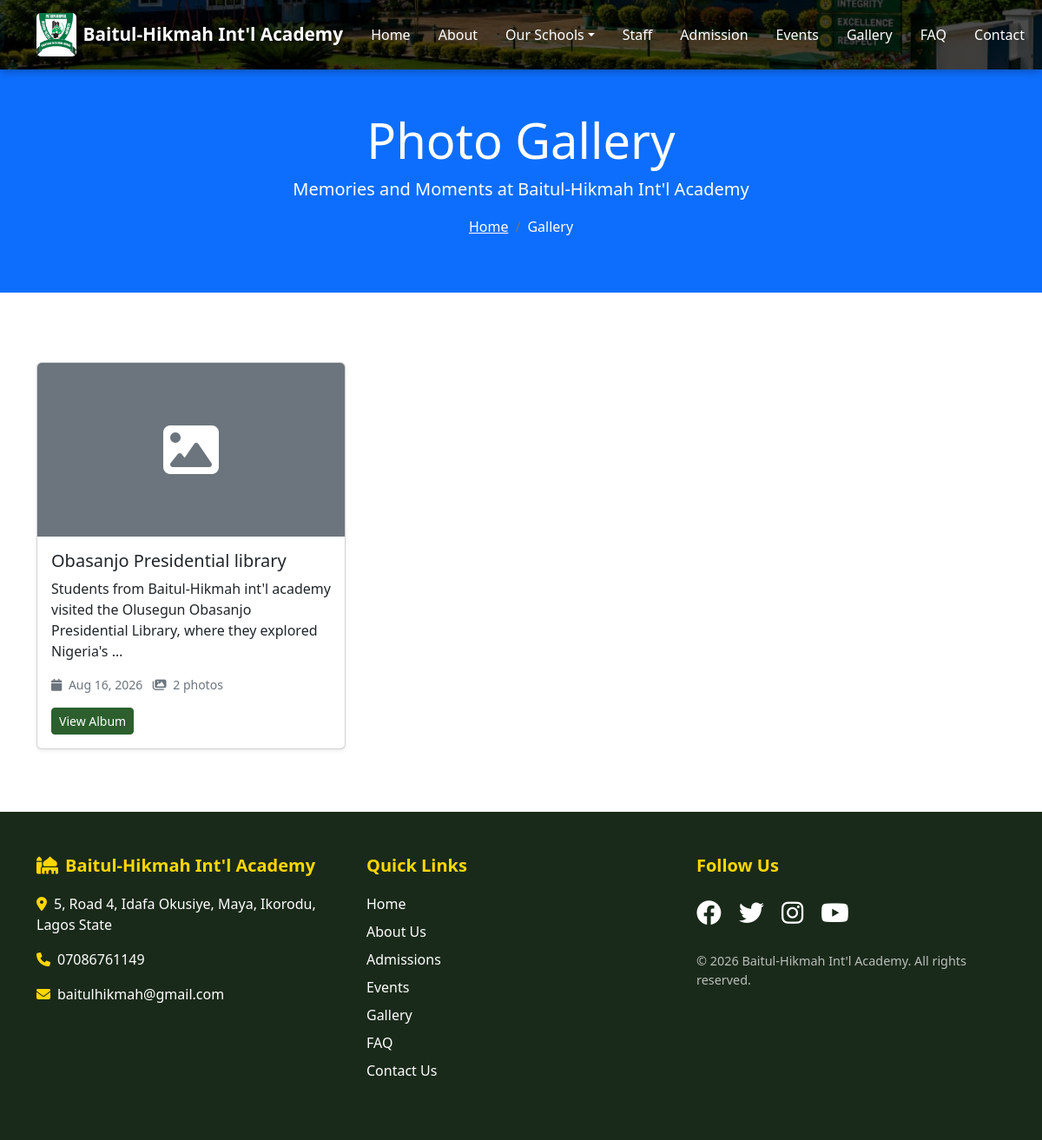
Page /gallery/ on the committed database.
### core/models.py (models this page shows, shortened)
class Gallery(models.Model):
    title = models.CharField(max_length=200)
    slug = models.SlugField(unique=True, blank=True)
    description = models.TextField(blank=True)
    cover_image = models.ImageField(upload_to='gallery_covers/', blank=True, null=True)
    event_date = models.DateField(blank=True, null=True, help_text="Date of the event")
    is_featured = models.BooleanField(default=False)
    created_date = models.DateTimeField(auto_now_add=True)
    class Meta:
        ordering = ['-created_date']
        verbose_name_plural = "Galleries"

### core/views.py (the view)
# urls.py: path('gallery/', views.gallery_list, name='gallery_list'),  # ← ADD THIS
def gallery_list(request):
    galleries = Gallery.objects.all().order_by('-created_date')
    featured_galleries = Gallery.objects.filter(is_featured=True)[:3]
    context = {
        'galleries': galleries,
        'featured_galleries': featured_galleries,
        'total_galleries': galleries.count(),
        'total_images': GalleryImage.objects.count(),
    }
    return render(request, 'core/gallery_list.html', context)

### core/context_processors.py (called while the page is built)
def school_info(request):
    return {
        'school_name': 'Baitul-Hikmah Int\'l Academy',
        'school_address': '5, Road 4, Idafa Okusiye, Maya, Ikorodu, Lagos State',
        'school_phone': '07086761149',
        'school_email': 'baitulhikmah@gmail.com',
        'all_school_levels': SchoolLevel.objects.all().order_by('order'),
        'recent_news': News.objects.all()[:3],
    }

### templates/core/gallery_list.html (shortened to what this page needs)
{% extends 'base.html' %}
{% load static %}
{% block content %}
<section class="page-header bg-primary text-white py-5">
    <div class="container">
        <div class="row">
            <div class="col-12 text-center">
                <h1 class="display-4">Photo Gallery</h1>
                <p class="lead">Memories and Moments at {{ school_name }}</p>
                <nav aria-label="breadcrumb">
                    <ol class="breadcrumb justify-content-center">
                        <li class="breadcrumb-item"><a href="{% url 'core:home' %}" class="text-white">Home</a></li>
                        <li class="breadcrumb-item active text-white" aria-current="page">Gallery</li>
                    </ol>
                </nav>
            </div>
        </div>
    </div>
</section>
<section class="py-5">
    <div class="container">
        <div class="row">
            {% for gallery in galleries %}
            <div class="col-md-4 col-sm-6 mb-4">
                <div class="card h-100 shadow-sm">
                    {% if gallery.cover_image %}
                    <img src="{{ gallery.cover_image.url }}" class="card-img-top" alt="{{ gallery.title }}" style="height: 200px; object-fit: cover;">
                    {% else %}
                    <div class="card-img-top bg-secondary d-flex align-items-center justify-content-center" style="height: 200px;">
                        <i class="fas fa-image fa-4x text-white"></i>
                    </div>
                    {% endif %}
                    <div class="card-body">
                        <h5 class="card-title">{{ gallery.title }}</h5>
                        <p class="card-text">{{ gallery.description|truncatewords:15 }}</p>
                        <p class="text-muted small">
                            <i class="fas fa-calendar me-1"></i> {{ gallery.created_date|date:"M d, Y" }}
                            <span class="ms-2"><i class="fas fa-images me-1"></i> {{ gallery.images.count }} photos</span>
                        </p>
                        <a href="{% url 'core:gallery_detail' gallery.slug %}" class="btn btn-primary btn-sm">View Album</a>
                    </div>
                </div>
            </div>
            {% empty %}
            <div class="col-12 text-center py-5">
                <i class="fas fa-camera fa-4x text-muted mb-3"></i>
                <h3>No photo albums yet</h3>
                <p>Check back soon for photos of school events and activities!</p>
            </div>
            {% endfor %}
        </div>
    </div>
</section>
{% endblock %}

### static/css/style.css (style rules this page uses)
.card { transition: transform 0.3s, box-shadow 0.3s; }
.btn-primary { background-color: #2c5f2d; border-color: #2c5f2d; }
.page-header { margin-bottom: 2rem; }

### rows in the picture
Gallery: title "Obasanjo Presidential library", description "Students from Baitul-Hikmah int'l academy visited the Olusegun Obasanjo Presidential Library, where they explored Nigeria's …", created_date "Aug 16, 2026", images.count "2"

### other values in the picture
{{ school_name }} "Baitul-Hikmah Int'l Academy"
{{ school_address }} "5, Road 4, Idafa Okusiye, Maya, Ikorodu, Lagos State"
{{ school_phone }} "07086761149"
{{ school_email }} "baitulhikmah@gmail.com"
